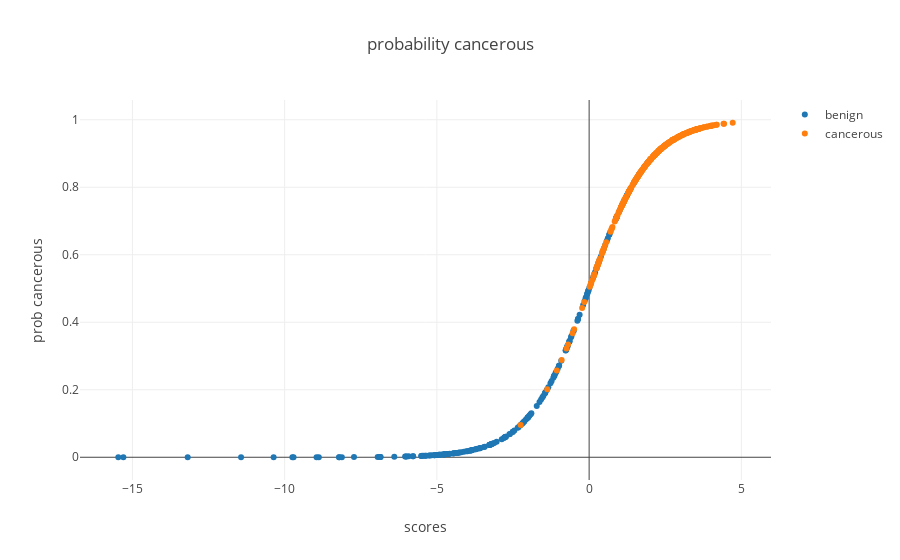

This figure's notebook cell:
### Code cell
from graph import trace_values, plot
benign_sigmoid_trace = trace_values(df_benign['prediction_scores'], df_benign['prediction_probs'], name = 'benign')
cancerous_sigmoid_trace = trace_values(df_cancerous['prediction_scores'], df_cancerous['prediction_probs'], name = 'cancerous')
plot([benign_sigmoid_trace, cancerous_sigmoid_trace], layout = {'xaxis': {'title': 'scores'}, 'yaxis': {'title': 'prob cancerous'}, 'title': 'probability cancerous'})

### Figure 1 — Plotly figure (JSON) as saved in the notebook; plotly's stock layout.template omitted (floating-point values rounded to 4 significant figures; data arrays with more than 128 entries replaced by an {"elided": "..."} marker saying what was removed)
{"data": [{"mode": "markers", "name": "benign", "text": [], "type": "scatter", "uid": "62606919-4736-491c-8839-e2d9d9793065", "x": {"elided": "212 float values"}, "y": {"elided": "212 float values"}}, {"mode": "markers", "name": "cancerous", "text": [], "type": "scatter", "uid": "a13d8277-68eb-47f7-b325-2011fad96e3b", "x": {"elided": "357 float values"}, "y": {"elided": "357 float values"}}], "layout": {"autosize": true, "title": {"text": "probability cancerous"}, "xaxis": {"autorange": true, "range": [-16.76, 6.008], "title": {"text": "scores"}, "type": "linear"}, "yaxis": {"autorange": true, "range": [-0.0726, 1.064], "title": {"text": "prob cancerous"}, "type": "linear"}}}
